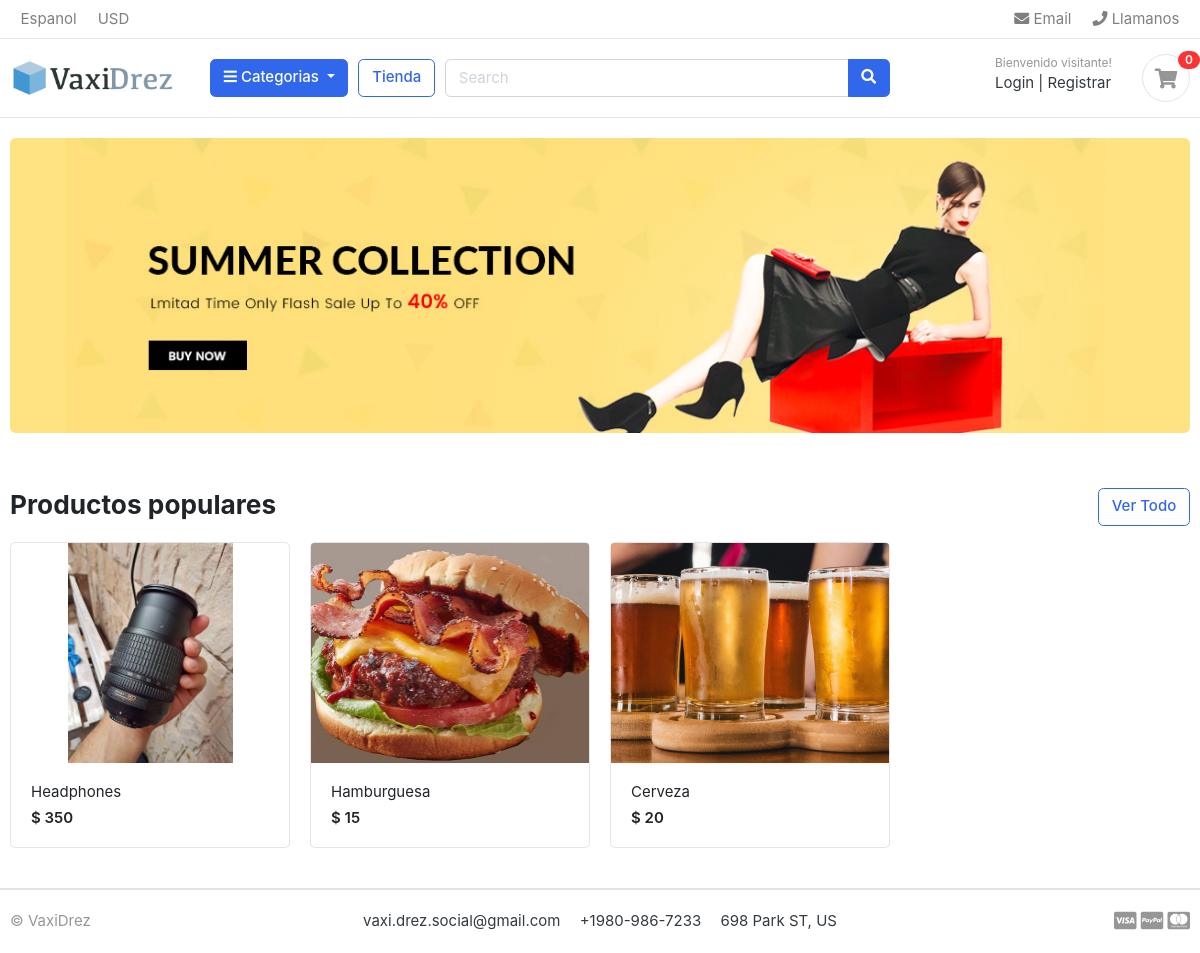
The page / on the database its author committed.
### store/models.py (models this page shows, shortened)
class Product(models.Model):
    product_name = models.CharField(max_length=200, unique=True)
    slug = models.CharField(max_length=200, unique=True)
    description = models.TextField(max_length=500, blank=True)
    price = models.IntegerField()
    images = models.ImageField(upload_to='photos/products')
    stock = models.IntegerField()
    is_available = models.BooleanField(default=True)
    category = models.ForeignKey(Category, on_delete=models.CASCADE)
    created_date = models.DateTimeField(auto_now_add=True)
    modified_date = models.DateTimeField(auto_now=True)
    def get_url(self):
        return reverse('product_detail', args=[self.category.slug, self.slug])

### ecommerce/views.py (the view)
# urls.py: 2. Add a URL to urlpatterns:  path('', views.home, name='home')
def home(request):
    products = Product.objects.all().filter(is_available=True)
    context= {
        'products': products,
    }
    return render(request, 'home.html', context)

### category/context_processors.py (called while the page is built)
def menu_links(request):
    links = Category.objects.all()
    return dict(links=links)

### category/models.py (called while the page is built)
    def get_url(self):
        return reverse('products_by_category', args=[self.slug])

### templates/home.html
{% extends 'base.html' %}
{% load static %}
{% block content %}
<section class="section-intro padding-y-sm">
<div class="container">
<div class="intro-banner-wrap">
	<img src="{% static 'images/banners/banner01.jpg' %}" class="img-fluid rounded">
</div>
</div>
</section>
<section class="section-name padding-y-sm">
<div class="container">
<header class="section-heading">
	<a href="{% url 'store' %}" class="btn btn-outline-primary float-right">Ver Todo</a>
	<h3 class="section-title">Productos populares</h3>
</header>
<div class="row">
	{% for product in products %}
	<div class="col-md-3">
		<div class="card card-product-grid">
			<a href="{{ product.get_url }}" class="img-wrap"> <img src="{{product.images.url}}"> </a>
			<figcaption class="info-wrap">
				<a href="{{ product.get_url }}" class="title">{{product.product_name}}</a>
				<div class="price mt-1">$ {{ product.price }} </div>
			</figcaption>
		</div>
	</div>
	{% endfor %}
</div>
</div>
</section>
</body>
</html>
{% endblock %}

### static/css/ui.css (style rules this page uses)
html { font-family: "Inter", sans-serif; font-size: 15px; }
.img-wrap { text-align: center; display: block; }
.img-wrap img { max-width: 100%; }
.padding-y-sm { padding-top: 20px; padding-bottom: 20px; }
.section-heading { margin-bottom: 20px; margin-top: 15px; }
.section-title { color: #212529; }
[class*=card-product] a.title { color: #212529; display: block; }
[class*=card-product] .img-wrap { overflow: hidden; position: relative; }
[class*=card-product] .img-wrap img { height: 100%; max-width: 100%; width: auto; display: inline-block; -o-object-fit: cover; object-fit: cover; }
.card-product-grid { margin-bottom: 20px; }
.card-product-grid .img-wrap { border-radius: 0.2rem 0.2rem 0 0; height: 220px; }
.card-product-grid .info-wrap { overflow: hidden; padding: 18px 20px; }
.card .img-wrap { overflow: hidden; }
.price { font-weight: 600; color: #212529; }

### rows shown on the page
Product: images (picture), product_name "Headphones", price "350"
Product: images (picture), product_name "Hamburguesa", price "15"
Product: images (picture), product_name "Cerveza", price "20"
